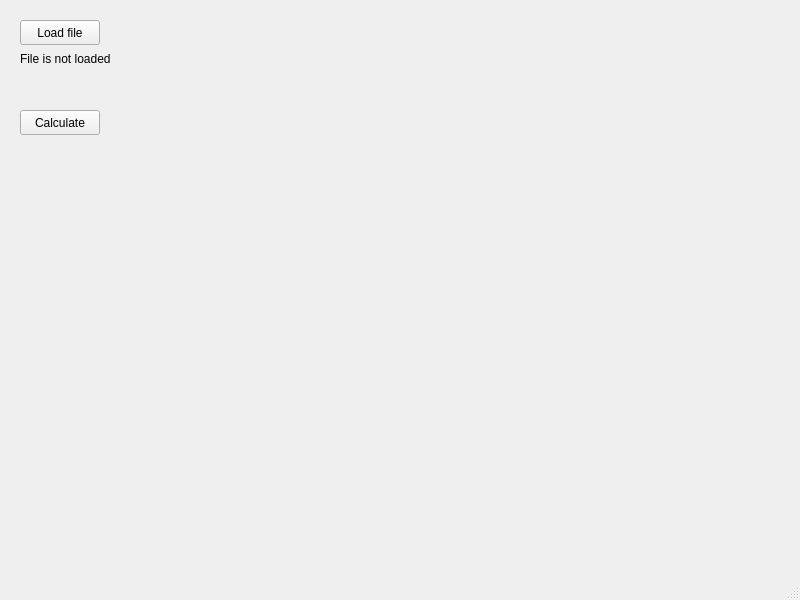
<?xml version="1.0" encoding="UTF-8"?>
<ui version="4.0">
 <class>MainWindow</class>
 <widget class="QMainWindow" name="MainWindow">
  <property name="geometry">
   <rect>
    <x>0</x>
    <y>0</y>
    <width>800</width>
    <height>600</height>
   </rect>
  </property>
  <property name="windowTitle">
   <string>MainWindow</string>
  </property>
  <widget class="QWidget" name="centralwidget">
   <widget class="QPushButton" name="loadFileButton">
    <property name="geometry">
     <rect>
      <x>20</x>
      <y>20</y>
      <width>80</width>
      <height>25</height>
     </rect>
    </property>
    <property name="text">
     <string>Load file</string>
    </property>
   </widget>
   <widget class="QPushButton" name="calculateInterpolationButton">
    <property name="geometry">
     <rect>
      <x>20</x>
      <y>110</y>
      <width>80</width>
      <height>25</height>
     </rect>
    </property>
    <property name="text">
     <string>Calculate</string>
    </property>
   </widget>
   <widget class="QLabel" name="fileLoadedStatusLabel">
    <property name="geometry">
     <rect>
      <x>20</x>
      <y>50</y>
      <width>91</width>
      <height>17</height>
     </rect>
    </property>
    <property name="text">
     <string>File is not loaded</string>
    </property>
   </widget>
  </widget>
  <widget class="QMenuBar" name="menubar">
   <property name="geometry">
    <rect>
     <x>0</x>
     <y>0</y>
     <width>800</width>
     <height>22</height>
    </rect>
   </property>
  </widget>
  <widget class="QStatusBar" name="statusbar"/>
 </widget>
 <resources/>
 <connections/>
</ui>
